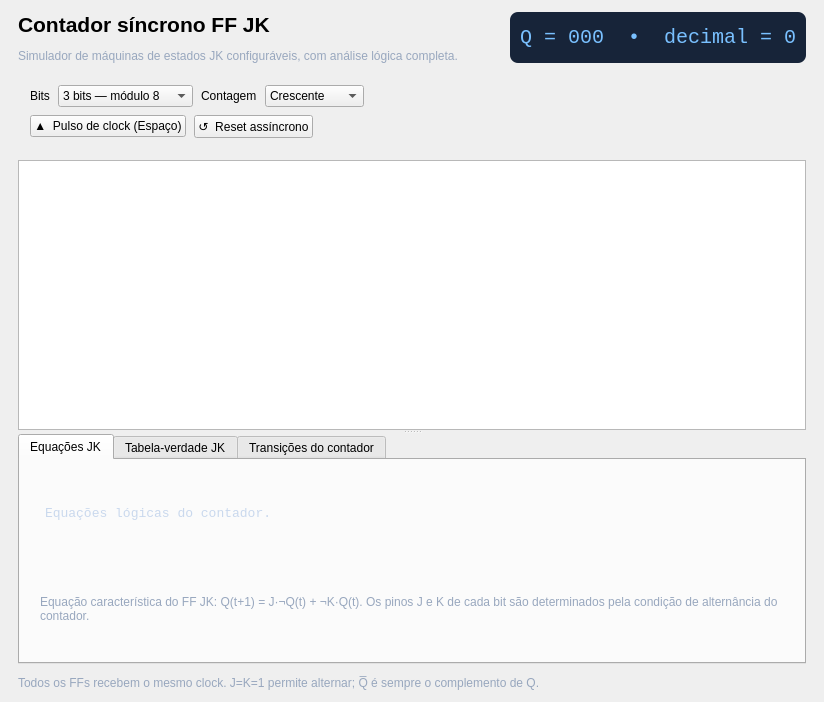
<?xml version="1.0" encoding="UTF-8"?>
<ui version="4.0">
 <class>JKCounterPage</class>
 <widget class="QWidget" name="JKCounterPage">
  <layout class="QVBoxLayout" name="pageLayout">
   <property name="spacing"><number>12</number></property>
   <property name="leftMargin"><number>18</number></property>
   <property name="topMargin"><number>12</number></property>
   <property name="rightMargin"><number>18</number></property>
   <property name="bottomMargin"><number>12</number></property>
   <item><layout class="QHBoxLayout" name="pageHeadingLayout">
    <item><layout class="QVBoxLayout" name="titleLayout">
     <item><widget class="QLabel" name="lblTitle"><property name="text"><string>Contador síncrono FF JK</string></property><property name="styleSheet"><string notr="true">font-size: 21px; font-weight: 700;</string></property></widget></item>
     <item><widget class="QLabel" name="lblSubtitle"><property name="text"><string>Simulador de máquinas de estados JK configuráveis, com análise lógica completa.</string></property><property name="styleSheet"><string notr="true">color: #98a7be;</string></property></widget></item>
    </layout></item>
    <item><spacer name="titleSpacer"><property name="orientation"><enum>Qt::Horizontal</enum></property><property name="sizeHint" stdset="0"><size><width>40</width><height>20</height></size></property></spacer></item>
    <item><widget class="QLabel" name="lblState"><property name="text"><string>Q = 000  •  decimal = 0</string></property><property name="styleSheet"><string notr="true">font-family: Consolas; font-size: 20px; color: #79c0ff; padding: 10px; background: #172439; border-radius: 8px;</string></property><property name="alignment"><set>Qt::AlignCenter</set></property></widget></item>
   </layout></item>
   <item><widget class="QFrame" name="counterControlsPanel">
    <property name="frameShape"><enum>QFrame::NoFrame</enum></property>
    <layout class="QVBoxLayout" name="counterControls">
     <property name="spacing"><number>8</number></property>
     <property name="leftMargin"><number>12</number></property><property name="topMargin"><number>10</number></property><property name="rightMargin"><number>12</number></property><property name="bottomMargin"><number>10</number></property>
     <item><layout class="QHBoxLayout" name="counterSettings">
      <item><widget class="QLabel" name="lblBits"><property name="text"><string>Bits</string></property></widget></item>
      <item><widget class="QComboBox" name="comboBits"><property name="minimumWidth"><number>155</number></property><item><property name="text"><string>3 bits — módulo 8</string></property></item><item><property name="text"><string>4 bits — módulo 16</string></property></item></widget></item>
      <item><widget class="QLabel" name="lblDirection"><property name="text"><string>Contagem</string></property></widget></item>
      <item><widget class="QComboBox" name="comboDirection"><property name="minimumWidth"><number>130</number></property><item><property name="text"><string>Crescente</string></property></item><item><property name="text"><string>Decrescente</string></property></item></widget></item>
      <item><spacer name="settingsSpacer"><property name="orientation"><enum>Qt::Horizontal</enum></property><property name="sizeHint" stdset="0"><size><width>30</width><height>20</height></size></property></spacer></item>
     </layout></item>
     <item><layout class="QHBoxLayout" name="counterActions">
      <item><widget class="QPushButton" name="btnClock"><property name="text"><string>▲  Pulso de clock (Espaço)</string></property></widget></item>
      <item><widget class="QPushButton" name="btnReset"><property name="text"><string>↺  Reset assíncrono</string></property></widget></item>
      <item><spacer name="actionSpacer"><property name="orientation"><enum>Qt::Horizontal</enum></property><property name="sizeHint" stdset="0"><size><width>40</width><height>20</height></size></property></spacer></item>
     </layout></item>
    </layout>
   </widget></item>
   <item><widget class="QSplitter" name="counterSplitter">
    <property name="orientation"><enum>Qt::Vertical</enum></property>
    <widget class="QGraphicsView" name="flipFlopView"><property name="minimumSize"><size><width>0</width><height>270</height></size></property><property name="renderHints"><set>QPainter::Antialiasing</set></property></widget>
    <widget class="QTabWidget" name="jkTablesTabs">
     <property name="minimumSize"><size><width>0</width><height>230</height></size></property>
     <widget class="QWidget" name="equationTab">
      <attribute name="title"><string>Equações JK</string></attribute>
      <layout class="QVBoxLayout" name="equationLayout">
       <item><widget class="QLabel" name="lblEquations"><property name="text"><string>Equações lógicas do contador.</string></property><property name="wordWrap"><bool>true</bool></property><property name="textInteractionFlags"><set>Qt::TextSelectableByMouse</set></property><property name="styleSheet"><string notr="true">font-family: Consolas; font-size: 13px; padding: 12px; color: #c9d8ed;</string></property></widget></item>
       <item><widget class="QLabel" name="lblEquationNote"><property name="text"><string>Equação característica do FF JK: Q(t+1) = J·¬Q(t) + ¬K·Q(t). Os pinos J e K de cada bit são determinados pela condição de alternância do contador.</string></property><property name="wordWrap"><bool>true</bool></property><property name="styleSheet"><string notr="true">color: #98a7be; padding: 8px;</string></property></widget></item>
      </layout>
     </widget>
     <widget class="QWidget" name="jkTruthTab">
      <attribute name="title"><string>Tabela-verdade JK</string></attribute>
      <layout class="QVBoxLayout" name="jkTruthLayout"><item><widget class="QTableWidget" name="jkTruthTable"><property name="editTriggers"><set>QAbstractItemView::NoEditTriggers</set></property><property name="selectionMode"><enum>QAbstractItemView::NoSelection</enum></property><property name="alternatingRowColors"><bool>true</bool></property></widget></item></layout>
     </widget>
     <widget class="QWidget" name="counterTruthTab">
      <attribute name="title"><string>Transições do contador</string></attribute>
      <layout class="QVBoxLayout" name="counterTruthLayout"><item><widget class="QTableWidget" name="counterTruthTable"><property name="editTriggers"><set>QAbstractItemView::NoEditTriggers</set></property><property name="selectionMode"><enum>QAbstractItemView::NoSelection</enum></property><property name="alternatingRowColors"><bool>true</bool></property></widget></item></layout>
     </widget>
    </widget>
   </widget></item>
   <item><widget class="QLabel" name="lblExplanation"><property name="text"><string>Todos os FFs recebem o mesmo clock. J=K=1 permite alternar; Q̅ é sempre o complemento de Q.</string></property><property name="wordWrap"><bool>true</bool></property><property name="styleSheet"><string notr="true">color: #98a7be;</string></property></widget></item>
  </layout>
 </widget>
 <resources/>
 <connections/>
</ui>
